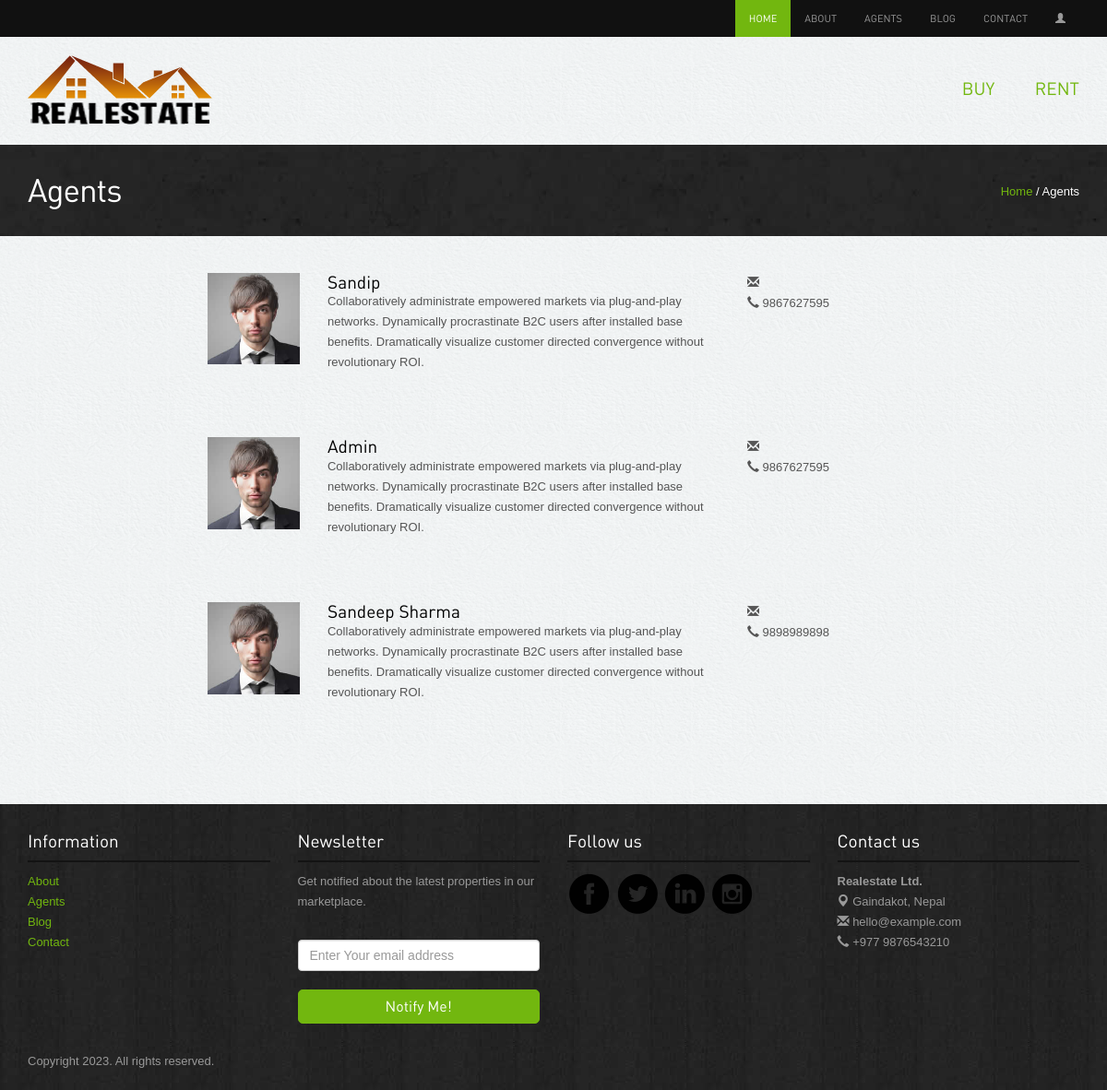
Before: /agents/ with the older database file.
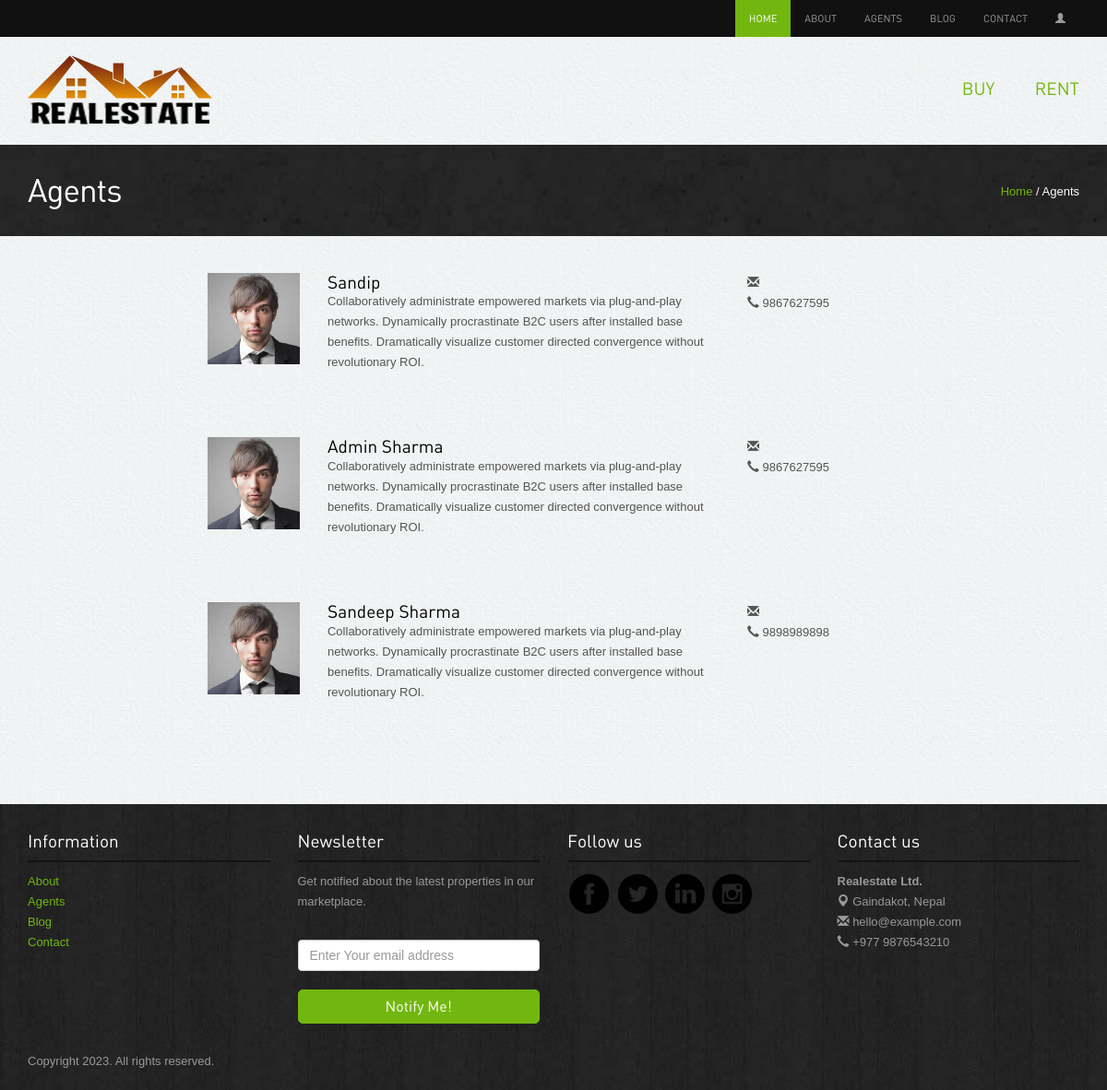
After: the same page with the newer database file.
### account/models.py (models this page shows, shortened)
class Profile(models.Model):
    user = models.OneToOneField(User, on_delete=models.CASCADE)
    fullname = models.TextField(max_length=50, blank=True)
    phone_regex = RegexValidator(
        regex=r"^\+?1?\d{9,15}$",
        message="Phone number must be entered in the format: '+999999999'. Up to 15 digits allowed.",
    )
    phone_number = models.CharField(validators=[phone_regex], max_length=17, blank=True)
    address = models.TextField(max_length=100, blank=True)
    profile_picture = models.ImageField(upload_to=image_validations, blank=True)

### app/views.py (the view)
# urls.py: path("agents/", views.agentspage, name="agents"),
def agentspage(request):
    agents = Profile.objects.filter(user__is_superuser=True)
    context = {"agents": agents}
    return render(request, "agents.html", context)

### templates/agents.html (shortened to what this page needs)
{% extends 'home.html' %}
{% load static %}
{% block content %}
<div class="inside-banner">
  <div class="container">
    <span class="pull-right"><a href="{% url 'home' %}">Home</a> / Agents</span>
    <h2>Agents</h2>
  </div>
</div>
<div class="container">
  <div class="spacer agents">
    <div class="row">
      <div class="col-lg-8  col-lg-offset-2 col-sm-12">
        {% if agents %}
        {% for agent in agents %}
        <div class="row">
          <div class="col-lg-2 col-sm-2 "><a href="#"><img src="{% static 'images/agents/2.jpg' %}"
                class="img-responsive" alt="agent name"></a></div>
          <div class="col-lg-7 col-sm-7 ">
            <h4>{{ agent.fullname }}</h4>
            <p>Collaboratively administrate empowered markets via plug-and-play networks. Dynamically procrastinate
              B2C users after installed base benefits. Dramatically visualize customer directed convergence without
              revolutionary ROI.</p>
          </div>
          <div class="col-lg-3 col-sm-3 "><span class="glyphicon glyphicon-envelope"></span> <br>
            <span class="glyphicon glyphicon-earphone"></span> {{ agent.phone_number }}
          </div>
        </div>
        {% endfor %}
        {% endif %}
      </div>
    </div>
  </div>
</div>
{% endblock %}

### templates/home.html (shortened to what this page needs)
{% extends 'index.html' %}
{% load static %}
{% block BeforeLogin %}
{% if user.is_authenticated %}
<li class="active"><a href="{% url 'home' %}">Home</a></li>
{% else %}
<li class="active"><a href="{% url 'index' %}">Home</a></li>
{% endif %}
{% endblock %}
{% block loginstatus %}
{% if user.is_authenticated %}
<li class="nav-item dropdown">
  <a class="nav-link dropdown-toggle" href="#" id="navbarDropdown" role="button" data-toggle="dropdown"
    aria-haspopup="true" aria-expanded="false"><strong>Welcome, {{ user.username }} </strong> &nbsp;<span
      class="glyphicon glyphicon-user"></span>
  </a>
  <div class="dropdown-menu" aria-labelledby="navbarDropdown">
    <a class="dropdown-item" href="{% url 'profile' %}"><b>View Profile</b></a>
    <div class="dropdown-divider"></div>
    <a class="dropdown-item" href="{% url 'change-password' %}"><b>Change Password</b></a>
    <div class="dropdown-divider"></div>
    <a class="dropdown-item" href="#"><b>My Listings</b></a>
    <div class="dropdown-divider"></div>
    <a class="dropdown-item" href="{% url 'logout' %}"><b>Logout</b></a>
  </div>
</li>
{% else %}
<li><a href="{% url 'login' %}"><span class="glyphicon glyphicon-user"></span></a></li>
{% endif %}
{% endblock %}

### templates/index.html (shortened to what this page needs)
<!DOCTYPE html>
<html lang="en">
{% load static %}
<head>
  <link rel="stylesheet" href="{% static 'assets/bootstrap/css/bootstrap.css' %}" />
  <link rel="stylesheet" href="{% static 'assets/style.css' %}" />
  <link rel="stylesheet" href="{% static 'assets/owl-carousel/owl.carousel.css' %}">
  <link rel="stylesheet" href="{% static 'assets/owl-carousel/owl.theme.css' %}">
  <link rel="stylesheet" type="text/css" href="{% static 'assets/slitslider/css/style.css' %}" />
  <link rel="stylesheet" type="text/css" href="{% static 'assets/slitslider/css/custom.css' %}" />
</head>
<body>
  {% block header %}
  <div class="navbar-wrapper">
    <div class="navbar-inverse" role="navigation">
      <div class="container">
        <div id="navbar" class="navbar-collapse  collapse">
          <ul class="nav navbar-nav navbar-right">
            {% block BeforeLogin %}{% endblock %}
            <li class=""><a href="{% url 'about' %}">About</a></li>
            <li><a href="{% url 'agents' %}">Agents</a></li>
            <li><a href="{% url 'blog' %}">Blog</a></li>
            <li><a href="{% url 'contact' %}">Contact</a></li>
            {% block loginstatus %}{% endblock %}
          </ul>
        </div>
      </div>
    </div>
  </div>
  {% endblock %}
  {% block subheader %}
  <div class="container">
    <div class="header">
      <a href="{% url 'home' %}"><img src="{% static 'images/logo.png' %}" alt="Realestate"></a>
      <ul class="pull-right">
        <li><a href="{% url 'buy' %}">Buy</a></li>
        <li><a href="{% url 'rent' %}">Rent</a></li>
      </ul>
    </div>
  </div>
  {% endblock %}
  {% block content %}{% endblock %}
  {% block footer %}
  <div class="footer">
    <div class="container">
      <div class="row">
        <div class="col-lg-3 col-sm-3">
          <h4>Information</h4>
          <ul class="row">
            <li class="col-lg-12 col-sm-12 col-xs-3"><a href="{% url 'about' %}">About</a></li>
            <li class="col-lg-12 col-sm-12 col-xs-3"><a href="{% url 'agents' %}">Agents</a></li>
            <li class="col-lg-12 col-sm-12 col-xs-3"><a href="{% url 'blog' %}">Blog</a></li>
            <li class="col-lg-12 col-sm-12 col-xs-3"><a href="{% url 'contact' %}">Contact</a></li>
          </ul>
        </div>
        <div class="col-lg-3 col-sm-3">
          <h4>Newsletter</h4>
          <p>Get notified about the latest properties in our marketplace.</p>
          <form class="form-inline" role="form">
            <input type="text" placeholder="Enter Your email address" class="form-control">
            <button class="btn btn-success" type="button">Notify Me!</button>
          </form>
        </div>
        <div class="col-lg-3 col-sm-3">
          <h4>Follow us</h4>
          <a href="https://www.facebook.com/sandeepsharmag35" target="_blank"><img
              src="{% static 'images/facebook.png' %}" alt="facebook"></a>
          <a href="https://twitter.com/slayrant/" target="_blank"><img src="{% static 'images/twitter.png' %}"
              alt="twitter"></a>
          <a href="#"><img src="{% static 'images/linkedin.png' %}" target="_blank" alt="linkedin"></a>
          <a href="https://instagram.com/sandip.slayrant/" target="_blank"><img
              src="{% static 'images/instagram.png' %}" alt="instagram"></a>
        </div>
        <div class="col-lg-3 col-sm-3">
          <h4>Contact us</h4>
          <p><b>Realestate Ltd.</b><br>
            <span class="glyphicon glyphicon-map-marker"></span> Gaindakot, Nepal <br>
            <span class="glyphicon glyphicon-envelope"></span> hello@example.com<br>
            <span class="glyphicon glyphicon-earphone"></span> +977 9876543210
          </p>
        </div>
      </div>
      <p class="copyright">Copyright 2023. All rights reserved. </p>
    </div>
  </div>
  {% endblock %}
</body>
</html>

### static/assets/style.css (style rules this page uses)
body { color: #555; font: normal 13px/22px Arial; background: url(../images/bgmain.png) #eee; }
h1, h2, h3, h4, h5 { font-weight: normal; font-family: din; margin: 0; padding: 0; color: #000 }
h2 { font-size: 35px; letter-spacing: -1px; margin-bottom: 20px; }
h4 { margin: 10px 0; font-size: 19px; }
p { margin-bottom: 30px; }
a { color: #72b70f; text-decoration: none; outline: none; }
.spacer { margin-top: 40px; margin-bottom: 40px; }
select, input { outline: 0; margin-bottom: 20px; }
.btn { border-radius: 5px; font-family: din; outline: none; }
.btn-success { background: #72b70f; border: 1px solid #72b70f; padding: 6px 20px; font-size: 16px; width: 100%; }
.header { padding: 20px 0; }
.header ul { list-style: none; margin: 0; padding: 0; margin-top: 25px; }
.header ul li { display: inline-block; padding: 0 0 0 40px; }
.header ul li a { font-size: 19px; font-family: din; text-transform: uppercase; }
.navbar-inverse { background-color: #111; }
.navbar-inverse .navbar-nav>li>a { font-size: 11px; padding-top: 10px; padding-bottom: 10px; font-family: din; text-transform: uppercase; }
.navbar-inverse .navbar-nav>.active>a, .navbar-inverse .navbar-nav>.active>a:hover, .navbar-inverse .navbar-nav>.active>a:focus { background-color: #72b70f; }
.inside-banner { background: url(../images/bginside.jpg) #222; color: #fff; padding: 30px 0; }
.inside-banner h2 { margin: 0; color: #fff; }
.inside-banner span { margin-top: 10px; }
.agents .row { margin-bottom: 40px; }
.agents .row h4 { margin: 0; }
.footer { background: url(../images/bg.jpg) #222; padding: 20px 0; color: #999; }
.footer h4 { color: #fff; border-bottom: 2px solid #131313; margin-bottom: 10px; padding-bottom: 10px; }
.footer ul { list-style: none; padding: 0; }
.footer p.copyright { margin: 30px 0 0 0; }

Changed rows visible on the page:
changed Profile: fullname "Admin" → "Admin Sharma"
